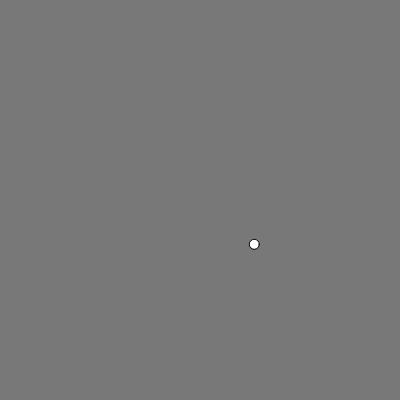
Frame 1 (no input)
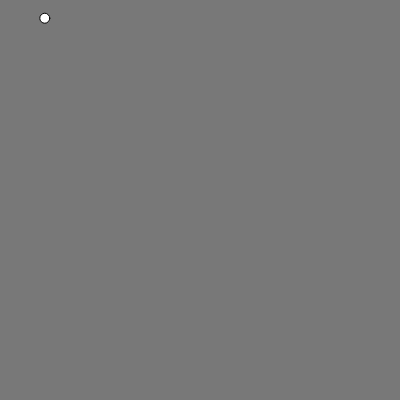
Frame 60 (no input)
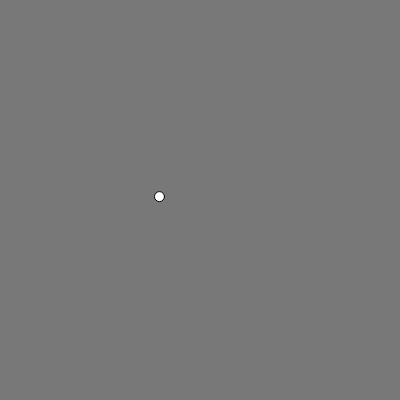
Frame 120 (the mouse pressed at the canvas centre since frame 60)

The p5.js sketch that drew these frames (run headless with seeded random() and noise() and a simulated clock; from frame 60 on, the mouse is pressed at the canvas centre):

// p5.js sketch
// ── sketch.js
// TOOD: I'm not sure where this example originally comes from.
// .     Maybe one of Shiffmans?
// simple movement

let locn;
let velocity;
let gravity;
let maxspeed = 10;

function setup() {
  createCanvas(400, 400);
  locn = createVector(250, 250);
  velocity = createVector(5, -5);
  gravity = createVector(0, 0.5);
  
  textFont("monospace");
  
  fill(255);
}

function draw() {
	background(120);
  // the mouse loc in a vector
  let target = createVector(mouseX, mouseY);
  // make a vector between target and locaiton - pointing at target - swap to point away
  let steer = p5.Vector.sub(target, locn); 
  steer.setMag(1); // set length - magniutude - of vector to 1. retains direction
  velocity.add(steer); // add steering to velocity
  velocity.limit(maxspeed); // set max velocity
  locn.add(velocity);

  ellipse(locn.x, locn.y, 10, 10);
  checkBounds();
}

function checkBounds() {
  if ((locn.x > width) || (locn.x < 0)) {
    velocity.x = velocity.x * -1;
  }
  if ((locn.y > height) || (locn.y < 0)) {
    velocity.y = velocity.y * -1;
  }
}
